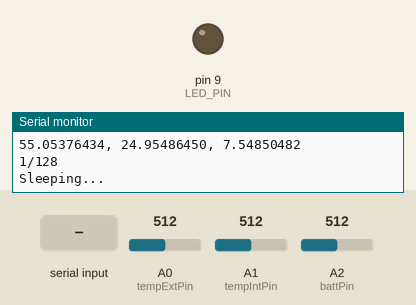
Bench run of a sketch on a simulated Arduino Uno, built with avr-gcc and run on an emulated ATmega328P. On the bench: output pins drawn as LEDs (lit = HIGH), the last lines printed to the serial monitor. The inputs (shaded band) are chosen by the test bench; at power-on: A0 (tempExtPin) = 512, A1 (tempIntPin) = 512, A2 (battPin) = 512. Sleep ends after the set time or at an interrupt; the modem accepts every AT command (registered, SIM ready, sends succeed) and sends nothing else.

Above: at 4.3 s.
4.4 s: "O\n" received over Serial
At 5.0 s:
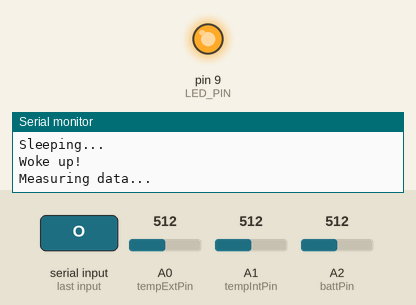
6.7 s: byte 75 ('K') received over Serial
18.9 s: "1\n" received over Serial
Timing chart, 0 to 39.1 s (numbered marks = the images above; inputs shaded):
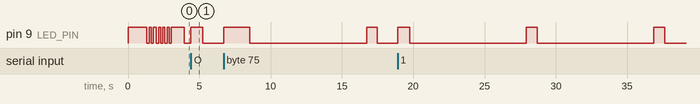

The sketch:

main.ino
```cpp
#include <SoftwareSerial.h>
#include <avr/sleep.h>
#include <avr/power.h>
#include <avr/wdt.h>

// Define the pins for software serial
const int UART_SIG_RX = 10;
const int UART_SIG_TX = 11;
SoftwareSerial mySerial(UART_SIG_RX, UART_SIG_TX); // RX, TX
const int tempExtPin = A0;
const int tempIntPin = A1;
const int battPin = A2;
const int LED_PIN = 9;

const float Tmin = -60.0;
const float Tmax = 60.0;

float tempExt = 0;
float tempInt = 0;
float voltBatt = 0;

int send_counter = 0;
const int send_counter_threshold = 128;

void blink(int n) {
  for (int i=0; i < n; ++i) {
    digitalWrite(LED_PIN, LOW);
    delay(150);
    digitalWrite(LED_PIN, HIGH);
    delay(150);
  }
}

// Function to wait for "OK" response with timeout
bool waitForOK(unsigned long timeout = 5000) {
  unsigned long startTime = millis();
  char lastChar = 0;

  while (millis() - startTime < timeout) {
    if (mySerial.available() > 0) {
      char inChar = mySerial.read();

      // Check for "OK" sequence
      if (lastChar == 'O' && inChar == 'K') {
        return true;
      }

      // Update last character
      lastChar = inChar;
    }

    // Small delay to prevent busy-waiting
    delay(10);
  }

  // Timeout occurred
  return false;
}

struct Data {
  float tempInt;
  float tempExt;
  float battVolt;
};

struct Data meas_data(){
  analogReference(INTERNAL);
  tempExt = filter(tempExt, meas_pin_raw(tempExtPin, 1.1)*100.0);
  analogReference(DEFAULT);
  float voltInt = meas_pin_raw(tempIntPin, 3.3);
  tempInt = filter(tempInt, Th(voltInt/3.3));
  voltBatt = filter(voltBatt, meas_pin_raw(battPin, 3.3)/0.2188);
  return Data {
    tempInt, tempExt, voltBatt
  };
}

int bound(int min, int max, int val) {
  if (val > max) {
    return max;
  }
  if (val < min) {
    return min;
  }
  return val;
}

void send_data(struct Data data){
  blink(2);
  // Calculate the integer values
  int zz = bound(0, 0xFFF, int(round((data.tempInt - Tmin)/(Tmax-Tmin)*0xFFF)));  // ZZ = int(round(tempInt * 100))
  int yy = bound(0, 0xFFF, int(round((data.tempExt - Tmin)/(Tmax-Tmin)*0xFFF)));  // 0 -> -60°C,
  int xx = bound(0, 0xFF, int(round(data.battVolt * 0xFF / 15.0)));  // XX = int(round(battVolt * 255.0 / 15.0))

  // Convert the integers to uppercase hex byte representations
  char zzHex[4];
  char yyHex[4];
  char xxHex[3];

  snprintf(zzHex, 4, "%03X", zz);  // Convert ZZ to 2-digit uppercase hex
  snprintf(yyHex, 4, "%03X", yy);  // Convert YY to 2-digit uppercase hex
  snprintf(xxHex, 3, "%02X", xx);  // Convert XX to 2-digit uppercase hex

  // Create the payload string
  char payload[15];
  sprintf(payload, "AT$SF=%s%s%s", xxHex, yyHex, zzHex);

  // Print the payload to the Serial Monitor for verification
  Serial.print("Sending `");
  Serial.print(payload);
  Serial.println("`");

  mySerial.println(payload);
  if (waitForOK(15000)) {
    blink(4);
    Serial.println("Data sent !");
  } else {
    blink(3);
    Serial.println("Failed to send payload !");
  }
}

void wakeUp(){}

void sleep(){
  power_adc_disable();
  power_spi_disable();
  power_timer0_disable();
  power_timer1_disable();

  // Configurer le Watchdog Timer pour 8 secondes
  setup_watchdog(9);

  // Activer le mode de veille
  set_sleep_mode(SLEEP_MODE_PWR_DOWN);
  sleep_enable();

  // Attacher une interruption à la broche 10 pour réveiller l'Arduino
  attachInterrupt(digitalPinToInterrupt(UART_SIG_RX), wakeUp, LOW);

  // Aller en mode veille
  sleep_mode();

  // Désactiver le mode de veille après réveil
  sleep_disable();
  detachInterrupt(digitalPinToInterrupt(UART_SIG_RX));

  // Réactiver les périphériques
  power_all_enable(); // Réactive tous les périphériques

  // Ou réactiver individuellement si vous voulez plus de contrôle
  power_adc_enable();
  power_spi_enable();
  power_timer0_enable();
  power_timer1_enable();
}

void setup_watchdog(int timerPrescaler) {
  if (timerPrescaler > 9 ) timerPrescaler = 9; // Limiter à 8 secondes

  byte bb = timerPrescaler & 7;
  if (timerPrescaler > 7) bb |= (1<<5); // Configurer le bit 5 pour les valeurs > 7

  // Désactiver le Watchdog Timer
  wdt_reset();
  wdt_disable();

  // Configurer le Watchdog Timer
  WDTCSR |= (1<<WDCE) | (1<<WDE);
  WDTCSR = (1<<WDIE) | bb;
  wdt_reset();
}

ISR(WDT_vect) {
  wdt_disable(); // Désactiver le Watchdog Timer après réveil
}

float meas_pin_raw(int pin, float ref) {
  unsigned long int S = 0;
  const int N = 2000;
  for (int i = 0; i < N; ++i) {
    int sensorValue = analogRead(pin);  // Read the analog value
    S += sensorValue;
  }
  float v = (ref*(float)S/(float)N/1023.0); // [m°]
  return v;
}

/* float meas_pin(int pin, float ref) { */
/*   float v = 0; */
/*   int N = 4; */
/*   for (int j = 0; j < N; ++j) { */
/*     v += meas_pin_raw(pin, ref); */
/*     delay(1000/N); */
/*   } */
/*   return v/(float)N; */
/* } */

float horner(float x, float coeffs[], int degree) {
  float result = coeffs[0]; // Start with the highest-degree coefficient
  for (int i = 1; i <= degree; i++) {
    result = result * x + coeffs[i];
  }
  return result;
}

float Th(float H) {
  float B = 4887.0;
  float coeffs[] = {  0.12215323, -0.51134901,  0.81893543, -0.67687026,  0.31558427,
       -0.09557197,  0.07739318 };
  int degree = 6; // Degree of the polynomial
  float result = horner(H, coeffs, degree);
  return result*B-273.15;
}

/* const float nu = 0.05; // fréqence réduite du filtre du 1er ordre */
/* const float Tr = 1/(2*3.14159265*nu); */
/* const float alpha = 1/(1+Tr); */
const float alpha = 0.73;

float filter(float val, float newval) {
  return alpha*val+(1-alpha)*newval;
}

void print_data(struct Data data){
  Serial.print(data.tempExt, 8);
  Serial.print(", ");
  Serial.print(data.tempInt, 8);
  Serial.print(", ");
  Serial.println(data.battVolt, 8);
}

void setup() {
  // Initialize hardware serial for debugging
  Serial.begin(74880);
  Serial.println("Arduino UART Shell Prompt");

  // Initialize software serial for UART device
  mySerial.begin(9600);

  analogReference(INTERNAL);
  pinMode(UART_SIG_RX, INPUT_PULLUP);
  pinMode(LED_PIN, OUTPUT);
  digitalWrite(LED_PIN, HIGH);

  analogReference(INTERNAL);
  tempExt = meas_pin_raw(tempExtPin, 1.1)*100.0;
  analogReference(DEFAULT);
  float voltInt = meas_pin_raw(tempIntPin, 3.3);
  tempInt = Th(voltInt/3.3);
  voltBatt = meas_pin_raw(battPin, 3.3)/0.2188;

  Serial.println("Ensuring LSM100A is ready...");
  while (true) {
    mySerial.println("AT");
    if (waitForOK(1000)) {
      break;
    }
  }
  Serial.println("LSM100A is ready !");

  struct Data data = meas_data();
  print_data(data);
  send_data(data);
}


void loop() {
  ++send_counter;
  Serial.println("Measuring data...");
  struct Data data = meas_data();
  print_data(data);
  if (send_counter >= send_counter_threshold) {
    send_counter = 0;
    send_data(data);
  } else {
    Serial.print(send_counter);
    Serial.print("/");
    Serial.println(send_counter_threshold);
  }
  // Check if there is data available from the hardware serial (your computer)
  if (Serial.available()) {
    // Read the command from the hardware serial
    String command = Serial.readStringUntil('\n'); // Read until newline

    // Debug: Print the raw input
    Serial.print("Raw input: '");
    Serial.print(command);
    Serial.println("'");

    command.replace("\r", ""); // Remove all carriage returns
    command.replace("\n", ""); // Remove all newlines
    command.trim(); // Remove any extra whitespace (optional, for cleanliness)

    // Send the command to the UART device
    Serial.print("Sending command: `");
    Serial.print(command);
    Serial.println("`");
    mySerial.print(command);
    mySerial.print("\r"); // Append carriage return (if required by your UART device)

    // Wait for the UART device to respond
    delay(100); // Small delay to allow the UART device to process the command
  }
  // Read and print the response from the UART device
  bool read = false;
  while (mySerial.available()) {
    char c = mySerial.read();
    Serial.write(c); // Print to hardware serial for debugging
    read = true;
  }
  if (read) {
    Serial.println(); // Print a newline after the response
  }
  Serial.println("Sleeping...");
  delay(100);
  digitalWrite(LED_PIN, LOW);
  sleep();
  digitalWrite(LED_PIN, HIGH);
  Serial.println("Woke up!");
}
```

Measured:
- after the input at 4.4 s, pin 9 (LED_PIN): LOW → HIGH at once, → LOW 0.85 s later
